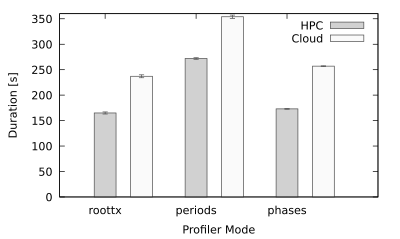

Source code (gnuplot):
set datafile separator ";"
#set term png size 800,400
#set output 'by-mode-duration.png'

set terminal pdf size 4,2.4
set output 'by-mode-duration.pdf'

#x axis formatting
set xlabel 'Profiler Mode'

#y axis formatting
set ylabel 'Duration [s]'

# box settings
set boxwidth 0.24
set yrange [0:360]
set xrange [0.5:4]

#set yrange [0:130000]
#set logscale y 2

# styles
set style line 1 lc rgb 'gray10' lt 1 lw 1
set style line 2 lc rgb 'gray90' lt 1 lw 1
set style line 3 lc rgb 'gray50' lt 1 lw 1
set style fill solid 0.2 border rgb 'gray30'

#set autoscale

plot \
    "by-mode-duration-hpc.csv" using 1:3:4:xtic(2) with boxerrorbars ls 1 title 'HPC', \
    "by-mode-duration-uninet.csv" using 1:3:4 with boxerrorbars ls 2 title 'Cloud'
